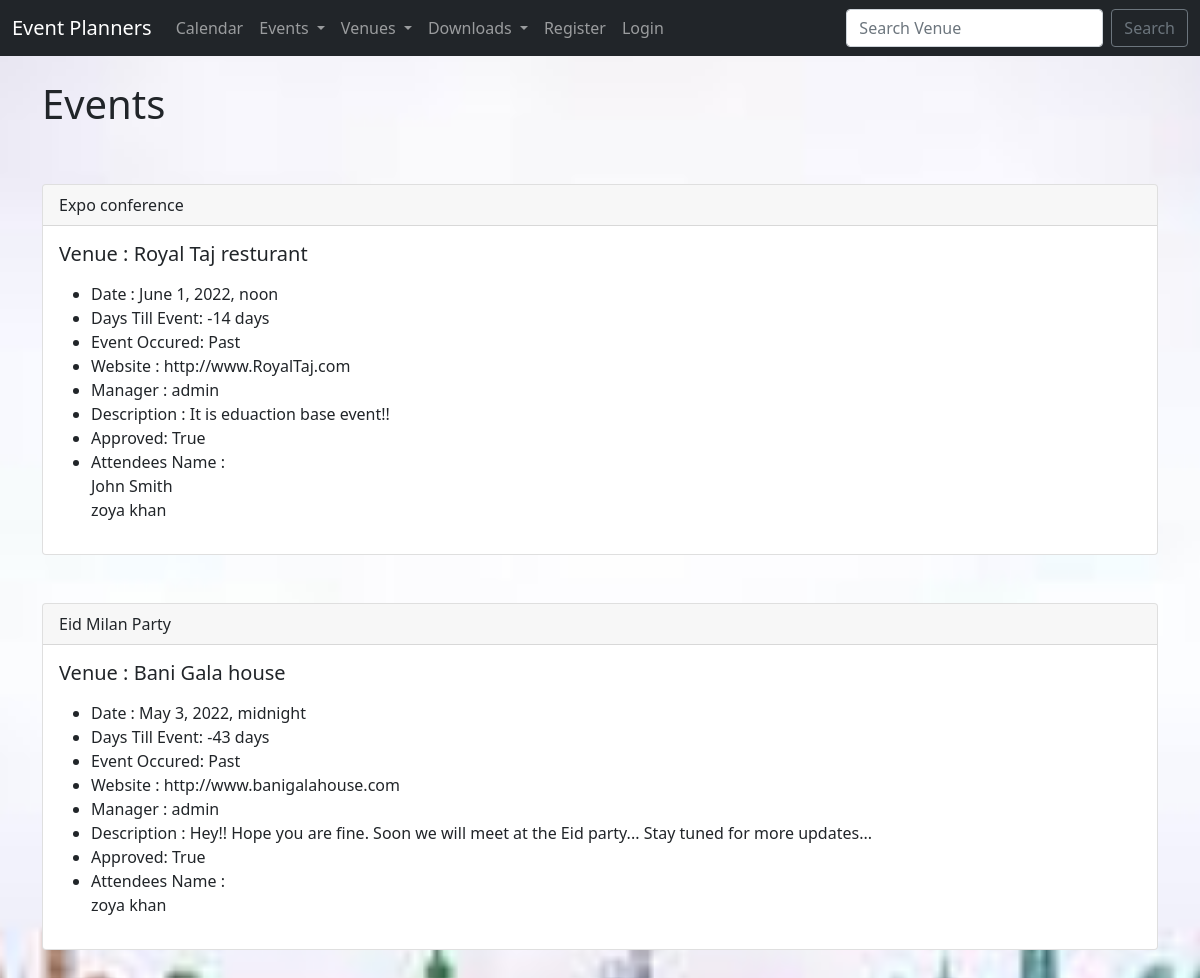
The app's page /events with its own data.
### events/models.py (models this page shows)
class Events(models.Model):
    name = models.CharField('Event Name', max_length=100)
    event_date = models.DateTimeField('Event Date')
    venue = models.ForeignKey(Venue, blank=True, null=True, on_delete=models.CASCADE)
    manager = models.ForeignKey(User, blank=True, null=True, on_delete=models.SET_NULL)
    description = models.TextField(blank=True)
    attendees = models.ManyToManyField(HotelUser, blank=True)
    approved = models.BooleanField('Approved',default=False)
    def __str__(self):
        return self.name
    @property
    def Days_till(self):
        today = date.today()
        days_till = self.event_date.date() - today
        days_till_stripped = str(days_till).split(",",1)[0]
        return days_till_stripped
    @property
    def Is_Past(self):
        today = date.today()
        if self.event_date.date() < today:
            thing= "Past"
        else:
            thing = "Future"
        return thing

class Venue(models.Model):
    name = models.CharField('Venue Name', max_length=120)
    address = models.CharField(max_length=130)
    phone = models.CharField('Phone', max_length=70, blank=True)
    zip_code = models.CharField('Zip Code', max_length=40)
    web = models.URLField('Website Address', max_length=90,blank=True)
    email_address = models.EmailField('Email Address', max_length=100, blank=True)
    owner = models.IntegerField("venue Owner", blank=False,default=1)
    venue_image = models.ImageField(null=True,blank=True, upload_to="images/")
    def __str__(self):
        return self.name

class HotelUser(models.Model):
    first_name = models.CharField(max_length=30)
    last_name = models.CharField(max_length=30)
    email = models.EmailField('User Email')
    def __str__(self):
        return self.first_name + ' ' + self.last_name

### events/views.py (the view)
# urls.py: path('events', views.all_events, name = "list-events"),
def all_events(request):
    event_list = Events.objects.all().order_by('-event_date')
    return render(request, 'events/events_list.html',
                  {'event_list': event_list})

### events/templates/events/events_list.html (shortened to what this page needs)
{% extends "events/base.html" %}
{% block content %}
<h1>Events</h1>
<br>
{% for event in event_list %}
{% if event.approved %}
<div class="card">
    <div class="card-header">
        {{event}}
    </div>
    <div class="card-body">
        <h5 class="card-title">Venue : {{event.venue}}</h5>
        <p class="card-text">
        <ul>
            <li>Date : {{event.event_date}}</li>
            <li>Days Till Event: {{event.Days_till}} </li>
            <li>Event Occured: {{event.Is_Past}}</li>
            <li>Website : {{event.venue.web}}</li>
            <li>Manager : {{event.manager}}</li>
            <li>Description : {{event.description}}</li>
            <li>Approved: {{event.approved}}</li>
            <li>Attendees Name : <br />
                {% for user in event.attendees.all %}
                {{user}} <br>
                {% endfor %}
            </li>
        </ul>
        </p>
    </div>
</div>
<br>
{% endif %}
<br>
{% endfor %}
{%endblock%}

### events/templates/events/base.html (shortened to what this page needs)
{% load static %}
<!doctype html>
<html lang="en">
<head>
    <link href="https://cdn.jsdelivr.net/npm/bootstrap@5.1.3/dist/css/bootstrap.min.css" rel="stylesheet"
>
    <link rel="stylesheet" type="text/css" href="{% static 'events/style.css' %}">
</head>
<body>
    {% include "events/navbar.html" %}
    <br />
    <div class="container">
        {% block content%}
        {%endblock%}
    </div>
</body>
</html>

### events/templates/events/navbar.html (shortened to what this page needs)
<nav class="navbar navbar-expand-lg navbar-dark bg-dark">
    <div class="container-fluid">
        <a class="navbar-brand" href="{% url 'home' %}">Event Planners </a>
        <div class="collapse navbar-collapse" id="navbarSupportedContent">
            <ul class="navbar-nav me-auto mb-2 mb-lg-0">
                <li class="nav-item">
                    <a class="nav-link" href="{% url 'home' %}">Calendar</a>
                </li>
                <li class="nav-item dropdown">
                    <a class="nav-link dropdown-toggle" href="#" id="navbarDropdown" role="button"
                        data-bs-toggle="dropdown" aria-expanded="false">
                        Events
                    </a>
                </li>
                <li class="nav-item dropdown">
                    <a class="nav-link dropdown-toggle" href="#" id="navbarDropdown" role="button"
                        data-bs-toggle="dropdown" aria-expanded="false">
                        Venues
                    </a>
                </li>
                <li class="nav-item dropdown">
                    <a class="nav-link dropdown-toggle" href="#" id="navbarDropdown" role="button"
                        data-bs-toggle="dropdown" aria-expanded="false">
                        Downloads
                    </a>
                </li>
                {% if user.is_authenticated %}
                {% if user.is_superuser %}
                <li> <a class="nav-link" href="{% url 'admin-approval' %}"> Admin </a></li>
                {% endif %}
                <li class="nav-item">
                    <a class="nav-link" href="{% url 'logout' %}"> Logout </a>
                </li>
                {%else%}
                <li class="nav-item">
                    <a class="nav-link" href="{% url 'register_user' %}"> Register </a>
                </li>
                <li class="nav-item">
                    <a class="nav-link" href="{% url 'login' %}"> Login </a>
                </li>
                {% endif %}
            </ul>
            <form class="d-flex" method=POST action="{% url 'search-venues' %}">
                <input class="form-control me-2" type="search" placeholder="Search Venue" aria-label="Search"
                    name="searched">
                <button class="btn btn-outline-secondary" type="submit">Search</button>
            </form>
        </div>
    </div>
</nav>

### events/static/events/style.css (style rules this page uses)
body { background: #f4f4f4 url("images/back.jpeg") no-repeat center fixed; background-size: cover; -webkit-background-size: cover; -moz-background-size: cover; -o-background-size: cover; }

### records on screen
Events: name "Expo conference", venue "Royal Taj resturant", event_date "June 1, 2022, noon", Days_till "-14 days", Is_Past "Past", venue.web "http://www.RoyalTaj.com", manager "admin", description "It is eduaction base event!!", approved "True"
HotelUser: first_name+last_name "John Smith"
HotelUser: first_name+last_name "zoya khan"
Events: name "Eid Milan Party", venue "Bani Gala house", event_date "May 3, 2022, midnight", Days_till "-43 days", Is_Past "Past", venue.web "http://www.banigalahouse.com", manager "admin", description "Hey!! Hope you are fine. Soon we will meet at the Eid party... Stay tuned for more updates...", approved "True"
